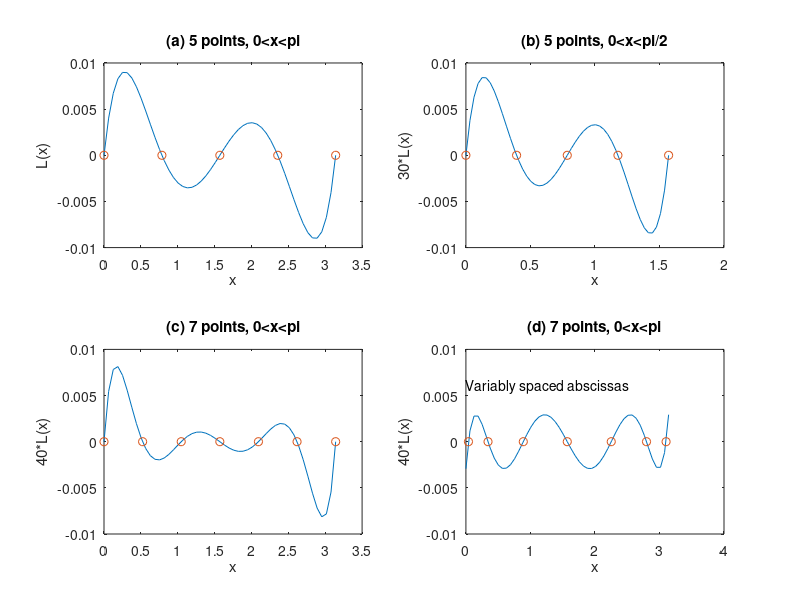

The MATLAB source for this figure:
% f4_6
% Copyright S. Nakamura, 1995
set(gcf, 'NumberTitle','off','Name', 'Figure 4.6')

clear, clf
subplot(221)
xmax=pi;
n=5;
dx=xmax/(n-1);
x1=0:dx:xmax;
h=xmax/50;

x=0:h:xmax;
y=ones(size(x));
for k=1:n
y = y.*( x-x1(k))/k;
end
plot(x,y, x1,zeros(size(x1)),'o')
ylabel('L(x)'), xlabel('x')
title('(a) 5 points, 0<x<pi')
clear x

subplot(222)
axis([0,4,-0.01, 0.01])
xmax=pi/2;
n=5;
dx=xmax/(n-1);
x1=0:dx:xmax;
h=xmax/50;

x=0:h:xmax;
y=ones(size(x));
for k=1:n
y = y.*( x-x1(k))/k;
end
plot(x,y*30, x1,zeros(size(x1)),'o')
ylabel('30*L(x)'),xlabel('x')
title('(b) 5 points, 0<x<pi/2')


subplot(223)
axis([0,4,-0.01, 0.01])
xmax=pi;
n=7;
dx=xmax/(n-1);
x1=0:dx:xmax;
h=xmax/50;

x=0:h:xmax;
y=ones(size(x));
for k=1:n
y = y.*( x-x1(k))/k;
end
plot(x,y*40, x1,zeros(size(x1)),'o')
ylabel('40*L(x)'),xlabel('x')
title('(c) 7 points, 0<x<pi')


subplot(224)
axis([0,4,-0.01, 0.01])
xmax=pi;
n=7;
dx=xmax/(n-1);
x1=0:dx:xmax;
m=1:n;
x1 = 0.5*(pi*cos((n+0.5-m)*pi/n)+pi);




h=xmax/50;

x=0:h:xmax;
y=ones(size(x));
for k=1:n
y = y.*( x-x1(k))/k;
end
plot(x,y*40, x1,zeros(size(x1)),'o')
ylabel('40*L(x)'),xlabel('x')
title('(d) 7 points, 0<x<pi')
text(0, 0.006,'Variably spaced abscissas')
axis([0,4,-0.01, 0.01])
